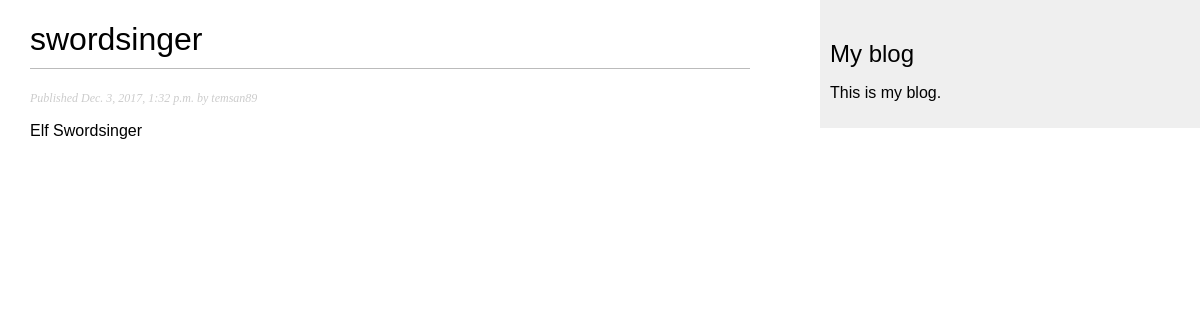
Screenshot of /blog/2017/12/03/swordsinger/ with the database file from the repository.
### blog/models.py (models this page shows, shortened)
class Post(models.Model):
    STATUS_CHOICES = (
        ('draft', 'Draft'),
        ('published', 'Published')
    )
    objects = models.Manager()
    published = PublishedManager()
    title = models.CharField(max_length=250)
    slug = models.SlugField(max_length=250, unique_for_date='publish')
    author = models.ForeignKey(User, related_name='blog_posts', on_delete=models.CASCADE)
    body = models.TextField()
    publish = models.DateTimeField(default=timezone.now)
    created = models.DateTimeField(auto_now_add=True)
    updated = models.DateTimeField(auto_now=True)
    status = models.CharField(max_length=10, choices=STATUS_CHOICES, default='draft')
    class Meta:
        ordering = ('-publish',)

### blog/views.py (the view)
# urls.py: path(r'<int:year>/<int:month>/<int:day>/<post>/', views.post_detail, name='post_detail'),
def post_detail(request, year, month, day, post):
    post = get_object_or_404(Post,
                             slug=post,
                             status='published',
                             publish__year=year,
                             publish__month=month,
                             publish__day=day,
                             )
    return render(request, 'blog/post/detail.html', {'post': post})

### blog/templates/blog/post/detail.html (shortened to what this page needs)
{% extends "blog/base.html" %}
{% block content %}
  <h1>{{ post.title }}</h1>
  <p class="date">
    Published {{ post.publish }} by {{ post.author }}
  </p>
  {{ post.body|linebreaks }}
{% endblock %}

### blog/static/css/blog.css (style rules this page uses)
body { margin:0; padding:0; font-family:helvetica, sans-serif; }
h1 { font-weight:normal; border-bottom:1px solid #bbb; padding:0 0 10px 0; }
p.date { color:#ccc; font-family: georgia, serif; font-size: 12px; font-style: italic; }

### rows the page displays
Post: title "swordsinger", publish "Dec. 3, 2017, 1:32 p.m.", author "temsan89", body "Elf Swordsinger"
